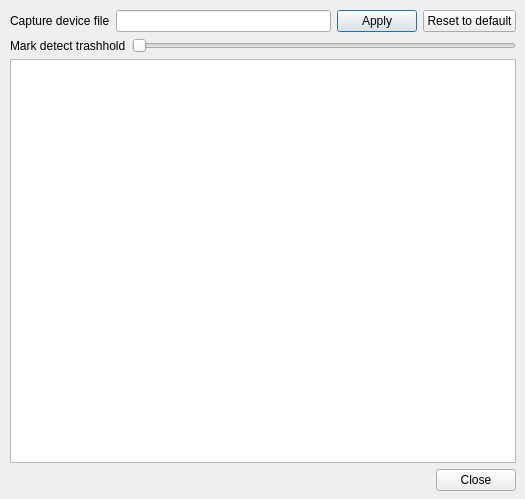
<?xml version="1.0" encoding="UTF-8"?>
<ui version="4.0">
 <class>SettingsWindow</class>
 <widget class="QDialog" name="SettingsWindow">
  <property name="geometry">
   <rect>
    <x>0</x>
    <y>0</y>
    <width>525</width>
    <height>499</height>
   </rect>
  </property>
  <property name="windowTitle">
   <string>Dialog</string>
  </property>
  <widget class="QWidget" name="verticalLayoutWidget">
   <property name="geometry">
    <rect>
     <x>10</x>
     <y>10</y>
     <width>506</width>
     <height>481</height>
    </rect>
   </property>
   <layout class="QVBoxLayout" name="verticalLayout">
    <item>
     <layout class="QHBoxLayout" name="horizontalLayout">
      <item>
       <widget class="QLabel" name="captureDeviceLabel">
        <property name="text">
         <string>Capture device file</string>
        </property>
       </widget>
      </item>
      <item>
       <widget class="QLineEdit" name="captureDeviceFileName">
        <property name="text">
         <string comment="Set if defaul device not working"/>
        </property>
       </widget>
      </item>
      <item>
       <widget class="QPushButton" name="captureDeviceApplyButton">
        <property name="text">
         <string>Apply</string>
        </property>
       </widget>
      </item>
      <item>
       <widget class="QPushButton" name="captureDeviceDefaultButton">
        <property name="text">
         <string>Reset to default</string>
        </property>
       </widget>
      </item>
     </layout>
    </item>
    <item>
     <layout class="QHBoxLayout" name="horizontalLayout_2">
      <item>
       <widget class="QLabel" name="brigthnessTrashholdLabel">
        <property name="text">
         <string>Mark detect trashhold</string>
        </property>
       </widget>
      </item>
      <item>
       <widget class="QSlider" name="brigthnessTrashholdSlider">
        <property name="orientation">
         <enum>Qt::Horizontal</enum>
        </property>
       </widget>
      </item>
     </layout>
    </item>
    <item>
     <widget class="QGraphicsView" name="graphicsView"/>
    </item>
    <item>
     <widget class="QDialogButtonBox" name="buttonBox">
      <property name="orientation">
       <enum>Qt::Horizontal</enum>
      </property>
      <property name="standardButtons">
       <set>QDialogButtonBox::Close</set>
      </property>
     </widget>
    </item>
   </layout>
  </widget>
 </widget>
 <resources/>
 <connections>
  <connection>
   <sender>buttonBox</sender>
   <signal>rejected()</signal>
   <receiver>SettingsWindow</receiver>
   <slot>reject()</slot>
   <hints>
    <hint type="sourcelabel">
     <x>262</x>
     <y>477</y>
    </hint>
    <hint type="destinationlabel">
     <x>262</x>
     <y>249</y>
    </hint>
   </hints>
  </connection>
  <connection>
   <sender>captureDeviceDefaultButton</sender>
   <signal>clicked()</signal>
   <receiver>SettingsWindow</receiver>
   <slot>onCaptureDeviceDefaultButtonClicked()</slot>
   <hints>
    <hint type="sourcelabel">
     <x>492</x>
     <y>23</y>
    </hint>
    <hint type="destinationlabel">
     <x>520</x>
     <y>31</y>
    </hint>
   </hints>
  </connection>
 </connections>
 <slots>
  <slot>on_buttonBox_rejected()</slot>
  <slot>onCaptureDeviceDefaultButtonClicked()</slot>
 </slots>
</ui>
